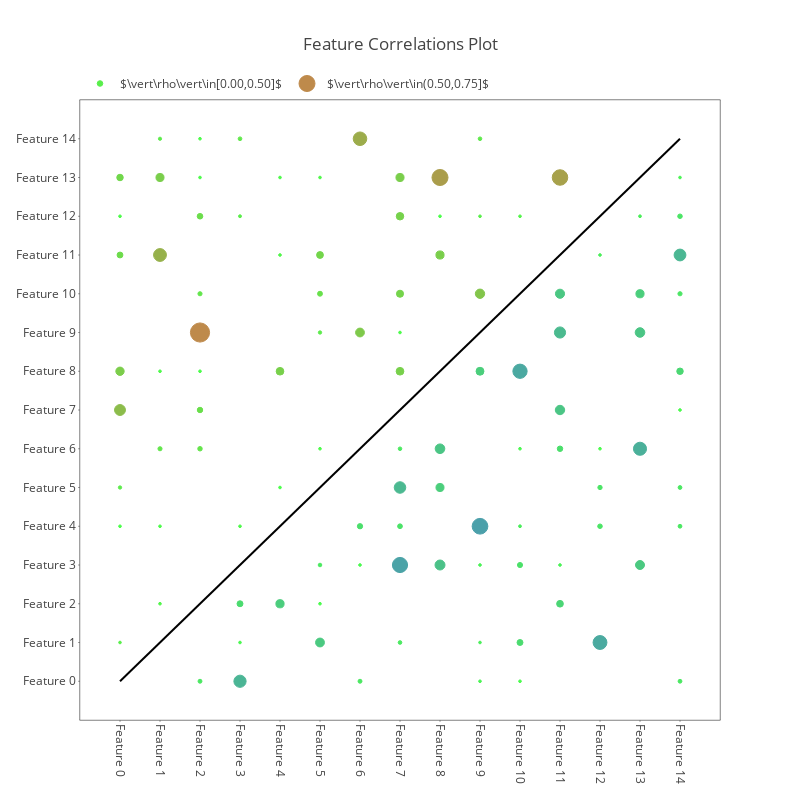

The cell this chart's notebook holds for it:
### Code cell
''' generate random (n,p) data with random correlations & standard deviations'''
np.random.seed(12111906)
n = 200; p = 15; q = int(p*(p+1)/2-p)
# first make a correlation matrix with random correlations
vals = np.random.randint(low=-100, high=101, size=q)/100
r = np.zeros((p,p),dtype=float)  # create the square matrix
r[np.triu_indices(p,1)] = vals   # put correlations on upper triangle
r = r + r.T + np.eye(p)
# now make a covariance matrix with random standard deviations
d = np.diag(np.random.randint(low=1, high=100, size=p)/10)
sigma = np.matmul(np.matmul(d,r),d)

# simulate data
data = pd.DataFrame(data=np.random.multivariate_normal(mean=[0]*p, cov=sigma, size=n), columns=['Feature %d'%i for i in range(p)])
corrs = data.corr()
display(corrs)

# visualize
plyoff.iplot(CorrelationsPlot(corrs, trcLims=(0,0.5,0.75,0.9,1.0), tweaks=(30,800,800,1.05)))

### Figure 1 — Plotly figure (JSON) as saved in the notebook; plotly's stock layout.template omitted (floating-point values rounded to 4 significant figures)
{"data": [{"hoverinfo": "skip", "line": {"color": "black"}, "mode": "lines", "showlegend": false, "type": "scatter", "uid": "2bc88fa4-76f4-46ab-a137-ee5cad8d60cc", "x": [0, 1, 2, 3, 4, 5, 6, 7, 8, 9, 10, 11, 12, 13, 14], "y": [0, 1, 2, 3, 4, 5, 6, 7, 8, 9, 10, 11, 12, 13, 14]}, {"hoverinfo": "x+y+text", "marker": {"color": ["rgb(20,232,0)", "rgb(0,255,0)", "rgb(25,227,0)", "rgb(92,161,0)", "rgb(69,184,0)", "rgb(48,204,0)", "rgb(3,250,0)", "rgb(54,199,0)", "rgb(10,242,0)", "rgb(3,250,0)", "rgb(33,219,0)", "rgb(5,247,0)", "rgb(107,145,0)", "rgb(66,186,0)", "rgb(25,227,0)", "rgb(0,222,33)", "rgb(36,217,0)", "rgb(43,209,0)", "rgb(0,252,0)", "rgb(33,219,0)", "rgb(46,207,0)", "rgb(3,250,0)", "rgb(3,250,0)", "rgb(0,150,105)", "rgb(0,245,10)", "rgb(0,204,51)", "rgb(5,247,0)", "rgb(23,230,0)", "rgb(31,222,0)", "rgb(0,184,71)", "rgb(0,255,0)", "rgb(64,189,0)", "rgb(10,242,0)", "rgb(5,247,0)", "rgb(0,179,76)", "rgb(0,250,5)", "rgb(0,224,31)", "rgb(3,250,0)", "rgb(25,227,0)", "rgb(41,212,0)", "rgb(56,196,0)", "rgb(8,245,0)", "rgb(0,222,33)", "rgb(0,247,8)", "rgb(0,209,46)", "rgb(74,179,0)", "rgb(115,138,0)", "rgb(0,224,31)", "rgb(0,214,41)", "rgb(0,156,99)", "rgb(0,224,31)", "rgb(64,189,0)", "rgb(3,250,0)", "rgb(59,194,0)", "rgb(61,191,0)", "rgb(66,186,0)", "rgb(0,168,87)", "rgb(0,186,69)", "rgb(0,173,82)", "rgb(66,186,0)", "rgb(0,255,0)", "rgb(0,240,15)", "rgb(0,232,23)", "rgb(0,237,18)", "rgb(0,186,69)", "rgb(79,173,0)", "rgb(20,232,0)", "rgb(28,224,0)", "rgb(0,250,5)", "rgb(0,204,51)", "rgb(0,212,43)", "rgb(0,230,25)", "rgb(0,245,10)", "rgb(0,133,122)", "rgb(13,240,0)", "rgb(0,196,59)", "rgb(0,237,18)", "rgb(0,209,46)", "rgb(0,173,82)", "rgb(0,158,97)", "rgb(0,176,79)", "rgb(0,135,120)", "rgb(0,217,38)", "rgb(0,217,38)", "rgb(0,250,5)", "rgb(0,232,23)", "rgb(0,179,76)", "rgb(0,143,112)", "rgb(0,173,82)", "rgb(0,186,69)", "rgb(0,232,23)", "rgb(0,222,33)", "rgb(0,222,33)", "rgb(0,222,33)", "rgb(0,250,5)", "rgb(0,199,56)", "rgb(0,219,36)", "rgb(0,153,102)", "rgb(0,217,38)", "rgb(0,240,15)"], "line": {"color": ["rgb(20,232,0)", "rgb(0,255,0)", "rgb(25,227,0)", "rgb(92,161,0)", "rgb(69,184,0)", "rgb(48,204,0)", "rgb(3,250,0)", "rgb(54,199,0)", "rgb(10,242,0)", "rgb(3,250,0)", "rgb(33,219,0)", "rgb(5,247,0)", "rgb(107,145,0)", "rgb(66,186,0)", "rgb(25,227,0)", "rgb(0,222,33)", "rgb(36,217,0)", "rgb(43,209,0)", "rgb(0,252,0)", "rgb(33,219,0)", "rgb(46,207,0)", "rgb(3,250,0)", "rgb(3,250,0)", "rgb(0,150,105)", "rgb(0,245,10)", "rgb(0,204,51)", "rgb(5,247,0)", "rgb(23,230,0)", "rgb(31,222,0)", "rgb(0,184,71)", "rgb(0,255,0)", "rgb(64,189,0)", "rgb(10,242,0)", "rgb(5,247,0)", "rgb(0,179,76)", "rgb(0,250,5)", "rgb(0,224,31)", "rgb(3,250,0)", "rgb(25,227,0)", "rgb(41,212,0)", "rgb(56,196,0)", "rgb(8,245,0)", "rgb(0,222,33)", "rgb(0,247,8)", "rgb(0,209,46)", "rgb(74,179,0)", "rgb(115,138,0)", "rgb(0,224,31)", "rgb(0,214,41)", "rgb(0,156,99)", "rgb(0,224,31)", "rgb(64,189,0)", "rgb(3,250,0)", "rgb(59,194,0)", "rgb(61,191,0)", "rgb(66,186,0)", "rgb(0,168,87)", "rgb(0,186,69)", "rgb(0,173,82)", "rgb(66,186,0)", "rgb(0,255,0)", "rgb(0,240,15)", "rgb(0,232,23)", "rgb(0,237,18)", "rgb(0,186,69)", "rgb(79,173,0)", "rgb(20,232,0)", "rgb(28,224,0)", "rgb(0,250,5)", "rgb(0,204,51)", "rgb(0,212,43)", "rgb(0,230,25)", "rgb(0,245,10)", "rgb(0,133,122)", "rgb(13,240,0)", "rgb(0,196,59)", "rgb(0,237,18)", "rgb(0,209,46)", "rgb(0,173,82)", "rgb(0,158,97)", "rgb(0,176,79)", "rgb(0,135,120)", "rgb(0,217,38)", "rgb(0,217,38)", "rgb(0,250,5)", "rgb(0,232,23)", "rgb(0,179,76)", "rgb(0,143,112)", "rgb(0,173,82)", "rgb(0,186,69)", "rgb(0,232,23)", "rgb(0,222,33)", "rgb(0,222,33)", "rgb(0,222,33)", "rgb(0,250,5)", "rgb(0,199,56)", "rgb(0,219,36)", "rgb(0,153,102)", "rgb(0,217,38)", "rgb(0,240,15)"]}, "size": [2.7, 2.7, 3.305, 10.9, 8.345, 5.862, 2.7, 6.497, 2.7, 2.7, 4.132, 2.7, 12.82, 8.069, 3.234, 3.97, 4.529, 5.433, 2.7, 4.177, 5.64, 2.7, 2.7, 12.22, 2.7, 5.967, 2.7, 2.945, 3.736, 8.226, 2.7, 7.677, 2.7, 2.7, 8.864, 2.7, 3.598, 2.7, 3.341, 4.959, 6.794, 2.7, 3.998, 2.7, 5.285, 8.821, 13.59, 3.677, 4.759, 11.56, 3.621, 7.717, 2.7, 7.116, 7.503, 8.092, 10.01, 8.04, 9.644, 8.137, 2.7, 2.7, 2.7, 2.7, 7.928, 9.36, 2.7, 3.648, 2.7, 5.943, 5.099, 2.828, 2.7, 14.29, 2.7, 6.718, 2.7, 5.49, 9.38, 11.18, 9.142, 13.87, 4.576, 4.326, 2.7, 2.702, 8.987, 13.11, 9.597, 8.163, 2.761, 3.868, 3.798, 3.796, 2.7, 6.502, 4.215, 11.82, 4.56, 2.7]}, "mode": "markers", "name": "$\\vert\\rho\\vert\\in[0.00,0.50]$", "text": ["0.0863", "0.0014", "0.1102", "0.3633", "0.2782", "0.1954", "0.0217", "0.2166", "0.0469", "0.0201", "0.1377", "0.0281", "0.4274", "0.2690", "0.1078", "-0.1323", "0.1510", "0.1811", "0.0084", "0.1392", "0.1880", "0.0241", "0.0229", "-0.4075", "-0.0428", "-0.1989", "0.0324", "0.0982", "0.1245", "-0.2742", "0.0013", "0.2559", "0.0452", "0.0273", "-0.2955", "-0.0227", "-0.1199", "0.0200", "0.1114", "0.1653", "0.2265", "0.0439", "-0.1333", "-0.0312", "-0.1762", "0.2940", "0.4528", "-0.1226", "-0.1586", "-0.3852", "-0.1207", "0.2572", "0.0226", "0.2372", "0.2501", "0.2697", "-0.3337", "-0.2680", "-0.3215", "0.2712", "0.0023", "-0.0635", "-0.0860", "-0.0683", "-0.2643", "0.3120", "0.0889", "0.1216", "-0.0180", "-0.1981", "-0.1700", "-0.0943", "-0.0349", "-0.4763", "0.0604", "-0.2239", "-0.0711", "-0.1830", "-0.3127", "-0.3727", "-0.3047", "-0.4625", "-0.1525", "-0.1442", "-0.0173", "-0.0901", "-0.2996", "-0.4369", "-0.3199", "-0.2721", "-0.0920", "-0.1289", "-0.1266", "-0.1265", "-0.0239", "-0.2167", "-0.1405", "-0.3941", "-0.1520", "-0.0578"], "type": "scatter", "uid": "a2eb2ef1-907f-40ab-9332-790cb80ca106", "x": [0, 0, 0, 0, 0, 0, 0, 0, 1, 1, 1, 1, 1, 1, 1, 2, 2, 2, 2, 2, 2, 2, 2, 3, 3, 3, 3, 3, 3, 4, 4, 4, 4, 4, 5, 5, 5, 5, 5, 5, 5, 5, 6, 6, 6, 6, 6, 7, 7, 7, 7, 7, 7, 7, 7, 7, 8, 8, 8, 8, 8, 9, 9, 9, 9, 9, 9, 9, 10, 10, 10, 10, 10, 10, 10, 11, 11, 11, 11, 11, 11, 12, 12, 12, 12, 12, 13, 13, 13, 13, 13, 14, 14, 14, 14, 14, 14, 14, 14, 14], "y": [1, 4, 5, 7, 8, 11, 12, 13, 2, 4, 6, 8, 11, 13, 14, 0, 6, 7, 8, 10, 12, 13, 14, 0, 1, 2, 4, 12, 14, 2, 5, 8, 11, 13, 1, 2, 3, 6, 9, 10, 11, 13, 0, 3, 4, 9, 14, 1, 4, 5, 6, 8, 9, 10, 12, 13, 3, 5, 6, 11, 12, 0, 1, 3, 8, 10, 12, 14, 0, 1, 3, 4, 6, 8, 12, 2, 3, 6, 7, 9, 10, 1, 4, 5, 6, 11, 3, 6, 9, 10, 12, 0, 4, 5, 7, 8, 10, 11, 12, 13]}, {"hoverinfo": "x+y+text", "marker": {"color": ["rgb(163,89,0)", "rgb(0,125,130)", "rgb(135,117,0)", "rgb(0,120,135)", "rgb(130,122,0)"], "line": {"color": ["rgb(163,89,0)", "rgb(0,125,130)", "rgb(135,117,0)", "rgb(0,120,135)", "rgb(130,122,0)"]}, "size": [19.17, 15.2, 16.04, 15.72, 15.51]}, "mode": "markers", "name": "$\\vert\\rho\\vert\\in(0.50,0.75]$", "text": ["0.6389", "-0.5068", "0.5348", "-0.5242", "0.5171"], "type": "scatter", "uid": "8b5afe16-9506-4acf-89e6-d7598de13e90", "x": [2, 7, 8, 9, 11], "y": [9, 3, 13, 4, 13]}, {"hoverinfo": "x+y+text", "marker": {"color": [], "line": {"color": []}, "size": []}, "mode": "markers", "name": "$\\vert\\rho\\vert\\in(0.75,0.90]$", "text": [], "type": "scatter", "uid": "e04a50fc-a91b-4846-89a3-7cf27036921b", "x": [], "y": []}, {"hoverinfo": "x+y+text", "marker": {"color": [], "line": {"color": []}, "size": []}, "mode": "markers", "name": "$\\vert\\rho\\vert\\in(0.90,1.00]$", "text": [], "type": "scatter", "uid": "7d9e65c9-9f60-4f64-b463-8823d95d2ce9", "x": [], "y": []}], "layout": {"height": 800, "legend": {"orientation": "h", "x": 0, "y": 1.05}, "title": {"text": "Feature Correlations Plot"}, "width": 800, "xaxis": {"linecolor": "black", "linewidth": 0.5, "mirror": true, "range": [-1, 15], "showgrid": false, "tickangle": 90, "ticklen": 1, "ticktext": ["Feature 0", "Feature 1", "Feature 2", "Feature 3", "Feature 4", "Feature 5", "Feature 6", "Feature 7", "Feature 8", "Feature 9", "Feature 10", "Feature 11", "Feature 12", "Feature 13", "Feature 14"], "tickvals": [0, 1, 2, 3, 4, 5, 6, 7, 8, 9, 10, 11, 12, 13, 14], "type": "linear", "zeroline": false}, "yaxis": {"linecolor": "black", "linewidth": 0.5, "mirror": true, "range": [-1, 15], "showgrid": false, "ticklen": 1, "ticktext": ["Feature 0", "Feature 1", "Feature 2", "Feature 3", "Feature 4", "Feature 5", "Feature 6", "Feature 7", "Feature 8", "Feature 9", "Feature 10", "Feature 11", "Feature 12", "Feature 13", "Feature 14"], "tickvals": [0, 1, 2, 3, 4, 5, 6, 7, 8, 9, 10, 11, 12, 13, 14], "type": "linear", "zeroline": false}}}
